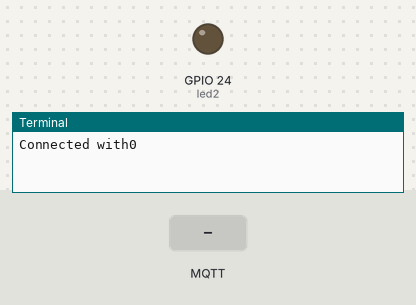
A program run on a simulated Raspberry Pi (BCM pin numbers). On the bench: output pins drawn as LEDs (lit = HIGH), the last lines printed to the terminal. The test bench sets the inputs (shaded band). No MQTT or app messages arrive unless stated.

Above: at 1.3 s.
1.4 s: MQTT message "on" arrives on the first subscribed topic
At 1.7 s:
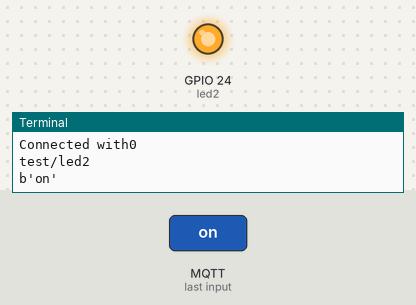
2.9 s: MQTT message "b'on'" arrives on the first subscribed topic
4.4 s: MQTT message "b'off'" arrives on the first subscribed topic
Timing chart, 0 to 7.4 s (numbered marks = the images above; inputs shaded):
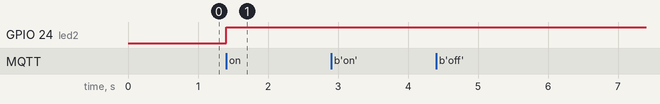

The program:

LED2.py
```python
import RPi.GPIO as GPIO
import time
import paho.mqtt.client as mqtt
import sys

led2 =24 #led GPIO 24
broker_ip="143.198.112.40"

GPIO.setmode(GPIO.BCM)
GPIO.setup(led2, GPIO.OUT)

def on_connect(client, userdata, flags, rc):
  print ("Connected with" + str(rc))
  client.subscribe("test/led2")

def on_message(client, userdata, msg):
    print(msg.topic)
    print(str(msg.payload))
    if str(msg.payload) =="b'on'":
        GPIO.output(led2, GPIO.HIGH) #on
    if str(msg.payload) =="b'off'":
        GPIO.output(led2, GPIO.LOW) #off


mqttc = mqtt.Client()

mqttc.tls_set('/usr/share/ca-certificates/extra/ca.crt')
mqttc.tls_insecure_set(True)
mqttc.username_pw_set("root","7smartHome")

mqttc.on_connect = on_connect
mqttc.on_message = on_message

mqttc.connect(broker_ip, 8883, 60)
mqttc.loop_forever()
```

Measured:
- after the input at 1.4 s, GPIO 24 (led2): LOW → HIGH at once
